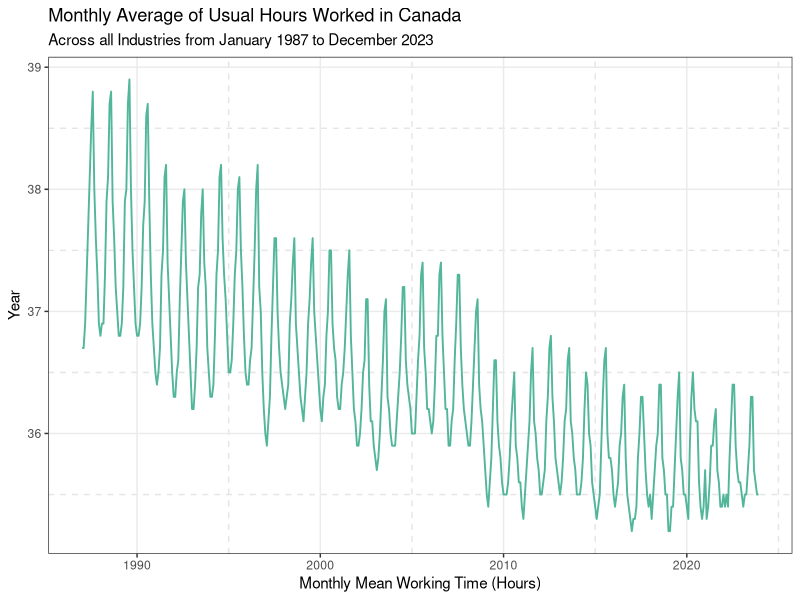
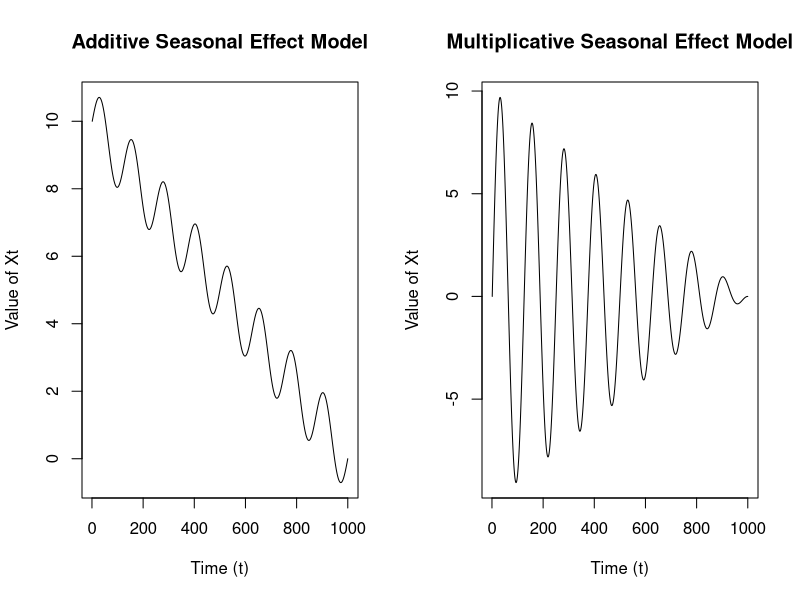
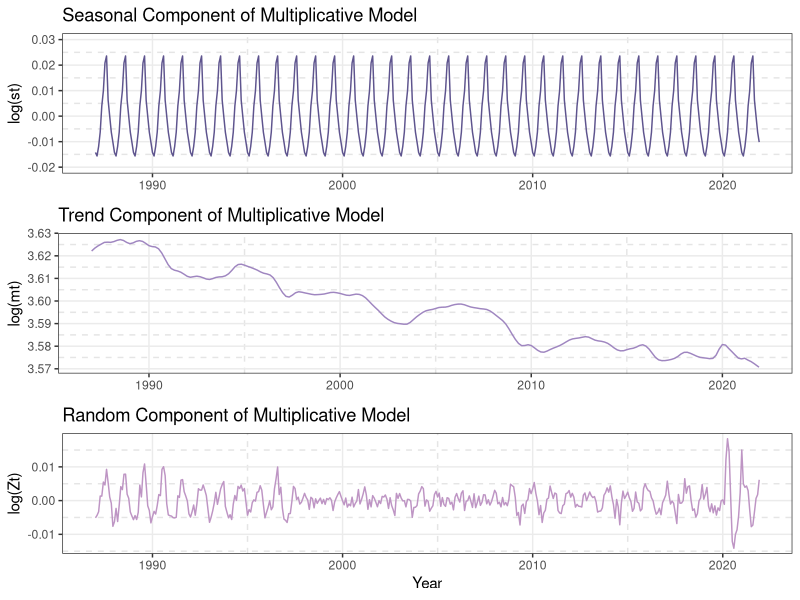
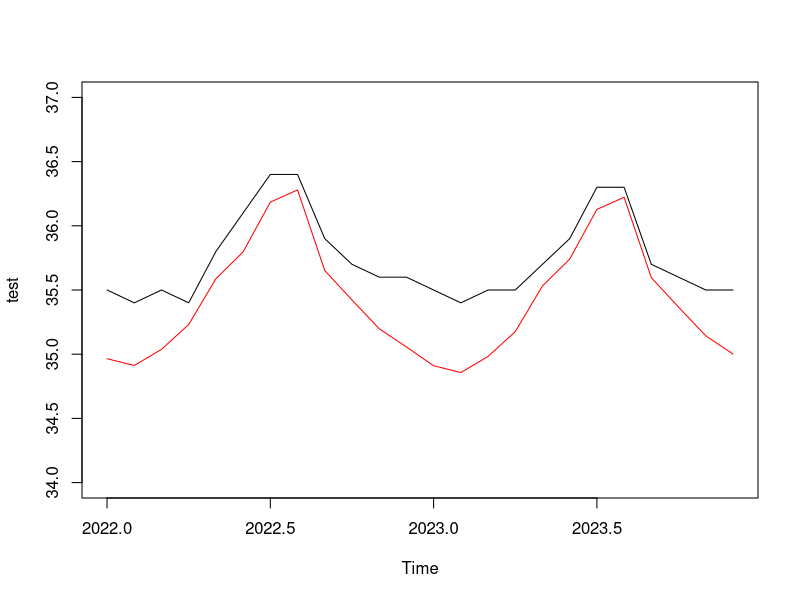
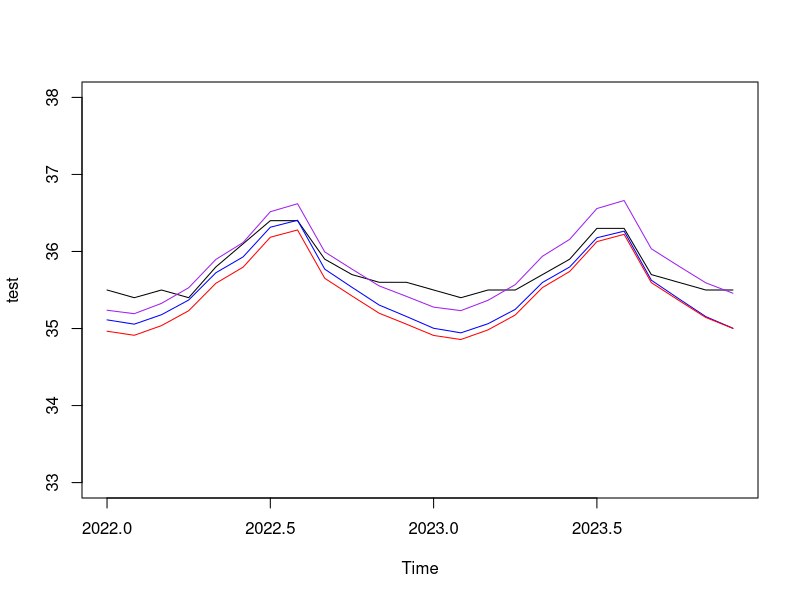

The R script that drew these images, in order:
library(zoo)
library(tseries)
library(ggplot2)
library(gridExtra)
library(reshape2)
library(forecast)

df <- read.csv("assignments/usual_hours_worked_ca.csv")

jobseries = ts(data = df$Hours,
               start = c(1987, 1),
               frequency = 12)

# contains monthly average values of the usual hours
# worked across all industries in Canada for the period 
# from January 1987 until December 2023
p1data = fortify.zoo(jobseries)
p1 <- ggplot(p1data, aes(x = Index, y = jobseries)) +
  geom_line(color = "#52b69a", linewidth = 0.65) +
  labs(
    title = "Monthly Average of Usual Hours Worked in Canada",
    subtitle = "Across all Industries from January 1987 to December 2023",
    x = "Monthly Mean Working Time (Hours)",
    y = "Year"
  ) + theme_bw() +
  theme(panel.grid.minor = element_line(
    color = "grey90",
    linetype = "dashed",
    linewidth = 0.5
  ))
print(p1)


### test
set.seed(09042002)
st = 2*seq(from = 0, to = 8*pi, length.out = 1000)
mt = seq(from = 10, to = 0, length.out = 1000)
par(mfrow = c(1,2))
plot( mt + sin( st ), type = 'l',
      ylab = "Value of Xt", xlab = "Time (t)",
      main = "Additive Seasonal Effect Model")
plot( mt*sin(st), type = 'l',
      ylab = "Value of Xt", xlab = "Time (t)",
      main = "Multiplicative Seasonal Effect Model")


### q1b

train <- window(jobseries, 
           # starting at the beginning of 1987
           start = 1987, 
           # ending at the end of 2021
           end = c(2021, 12), 
           # monthly
           frequency = 12)

# get test data
test <- window(jobseries,
               start = c(2022, 1),
               end = c(2023, 12),
               frequency = 12)
length(test)
# verify we've done things correctly
all.equal(length(test) + length(train),
          length(jobseries),
          nrow(df))

to_additive = log(train)
loess = (stl(to_additive, s.window = "periodic"))
seasonal = loess$time.series[, 1]
trend = loess$time.series[, 2]
noise = loess$time.series[, 3]
# zt back to multiplicative
exp(mean(noise))

sp2 <- ggplot(data = fortify.zoo(seasonal), aes(x = Index, y = seasonal)) +
  geom_line(color = "#5e548e", linewidth = 0.5) +
  theme_bw() + 
  labs(
    title = "Seasonal Component of Multiplicative Model",
    y = "log(st)",
    x = NULL
  ) + 
  ylim(-0.02, 0.03)+ #xlim(1990, 2000)+
  theme(panel.grid.minor = element_line(
    color = "grey90",
    linetype = "dashed",
    linewidth = 0.5
  ))


mp2 <- ggplot(data = fortify.zoo(trend), aes(x = Index, y = trend)) +
  geom_line(color = "#9f86c0", linewidth = 0.5) +
  theme_bw() + 
  labs(
    title = "Trend Component of Multiplicative Model",
    y = "log(mt)",
    x = NULL
  ) + 
  theme(panel.grid.minor = element_line(
    color = "grey90",
    linetype = "dashed",
    linewidth = 0.5
  ))

zp2 <- ggplot(data = fortify.zoo(noise), aes(x = Index, y = noise)) +
  geom_line(color = "#be95c4", linewidth = 0.5) +
  theme_bw() + 
  labs(
    title = "Random Component of Multiplicative Model",
    y = "log(Zt)",
    x = "Year"
  ) + 
  theme(panel.grid.minor = element_line(
    color = "grey90",
    linetype = "dashed",
    linewidth = 0.5
  ))

grid.arrange(sp2, mp2, zp2, nrow = 3)


### now, specifically, the trend component

trend_df <- fortify.zoo(trend)

colnames(trend_df) = c("Time", "log_hours")

trend_mod <- lm(log_hours~Time, data = trend_df)

trend_summary = summary(trend_mod)

se = trend_summary$coefficients[2, "Std. Error"]
est = trend_summary$coefficients[2, "Estimate"]

tobs = (est - 0)/se

n = nrow(trend_df); k = 1

2 * min( pt( tobs, df = n - (k + 1), lower.tail = TRUE ),
         pt( tobs, df = n - (k + 1), lower.tail = TRUE ))


period = unique(seasonal)

trend_df

2022 + (0:23)/12

beta_0 = trend_summary$coefficients[1, "Estimate"]
beta_1 = trend_summary$coefficients[2, "Estimate"]

# use our (poor) linear model with time variable
mt_pred = beta_1*time(test) + beta_0
# we're predicting two periods into the future
st_pred = (rep(period, 2))
# then the predicted value is undoing the log transform
preds = exp(mt_pred + st_pred)
# rough plot for now
par(mfrow = c(1,1))
plot(test, ylim = c(34, 37))
lines(preds, col = 'red')



library(splines)

# cubic spline model
n_knots <- 5
knots <- quantile(trend_df$Time, 
                  probs = seq(0, 1, length.out = n_knots + 2)[-c(1, n_knots + 2)])
model <- lm(log_hours ~ bs(Time, knots=knots, degree=3), data = trend_df)
mt_pred_fancy <- predict(model, data.frame(Time = time(test)))
preds_f = exp(mt_pred_fancy + st_pred)
pr_df = data.frame(p = as.numeric(preds_f), t = time(test))

# poly model
modelp <- lm(log_hours ~ poly(Time, degree = 3), data = trend_df)
mt_pred_poly <- predict(modelp, data.frame(Time = time(test)))
preds_p = exp(mt_pred_poly + st_pred)
pp_df = data.frame(p = as.numeric(preds_p), t = time(test))

# GAM (Generalized Additive Model)
# \mathbb{E}{Y \mid X=x} = \beta_0 + f_1(x_{1})+\cdots+f_p(x_{p}).
# produced via Generalized Cross Validation (GCV) 

library(mgcv)
gam_vers <- gam(log_hours ~ s(Time), data = trend_df)
mt_pred_g <- predict(gam_vers, data.frame(Time = time(test)))
preds_g = exp(mt_pred_g + st_pred)
pg_df = data.frame(p = as.numeric(preds_g), t = time(test))

# rough plot for now
par(mfrow = c(1, 1))
plot(test, ylim = c(33, 38))
lines(x = as.numeric(pr_df$t), y  = pr_df$p, col = 'blue')
lines(preds, col = 'red')
# lines(x = as.numeric(pp_df$t), y  = pp_df$p, col = 'green')
lines(x = as.numeric(pg_df$t), y = pg_df$p, col = "purple")


####### resids


